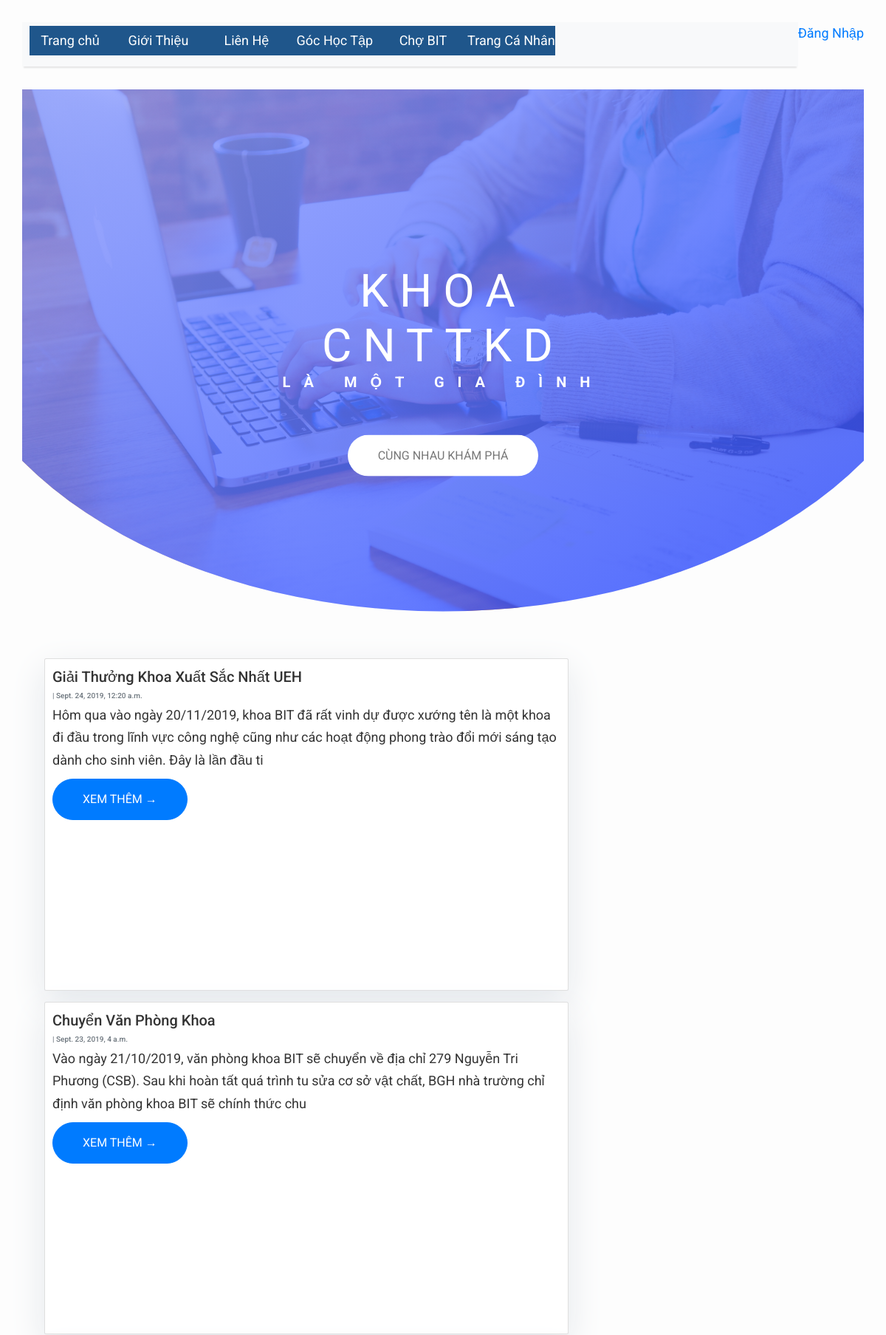
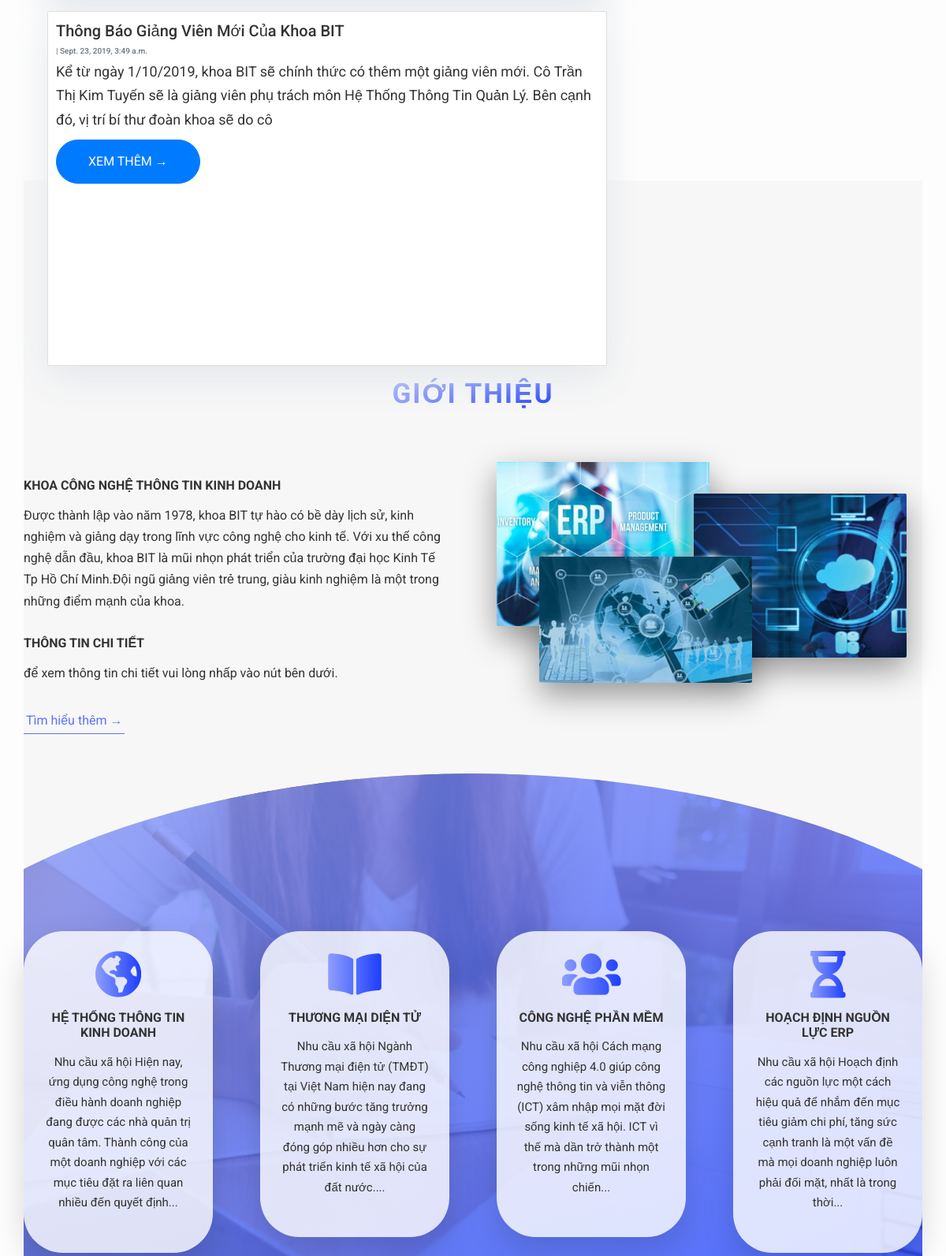
/home/ (upper part), run on the app's committed database (2 pictures, top to bottom).
### home/models.py (models this page shows, shortened)
class Post(models.Model):
    title = models.CharField(max_length=200, unique=True)
    slug = models.SlugField(max_length=200, unique=True)
    author = models.ForeignKey(User, on_delete= models.CASCADE,related_name='blog_posts')
    updated_on = models.DateTimeField(auto_now= True)
    content = models.TextField()
    created_on = models.DateTimeField(auto_now_add=True)
    status = models.IntegerField(choices=STATUS, default=0)
    class Meta:
        ordering = ['-created_on']

### home/views.py (the view)
# urls.py: path('home/', views.PostList.as_view(), name='home'),
class PostList(generic.ListView):
    queryset = Post.objects.filter(status=1).order_by('-created_on')
    template_name = 'index.html'

### home/templates/index.html (shortened to what this page needs)
{% extends "base.html" %}
{% block content %}
<br>
    {% load static %}
<header class="header">
        <div class="header__text-box">
            <h3 class="heading-primary">
                <span class="heading-primary--main">
                    Khoa CNTTKD
                </span>
                <span class="heading-primary--sub">
                    là một gia đình
                </span>
            </h3>
            <a href="#" class="btn btn--white btn--animated">Cùng nhau khám phá</a>
        </div>
    </header>
<div class="container">
    <div class="row">
        <div class="col-md-8 mt-3 left">
            {% for post in post_list %}
            <div class="card mb-4">
                <div class="card-body" style="padding-left: 10px;">
                    <h2 class="card-title">{{ post.title }}</h2>
                    <p class="card-text text-muted h6">{{ post.Author }} | {{ post.created_on}} </p>
                    <p class="card-text">{{post.content|slice:":200" }}</p>
                    <a href="{% url 'post_detail' post.slug  %}" class="btn btn-primary">Xem Thêm &rarr;</a>
                </div>
            </div>
            {% endfor %}
        </div>
    </div>
</div>
    <main>
        <section class="section-about">
            <div class="u-center-text u-margin-bottom-big">
                <h2 id="gioithieu" class="heading-secondary">
                </h2>
            </div>
            <div class="row">
                <div class="col-1-of-2">
                    <h3 class="heading-tertiary u-margin-bottom-small">
                        Khoa Công Nghệ Thông Tin Kinh Doanh
                    </h3>
                    <p class="paragraph">
                        Được thành lập vào năm 1978, khoa BIT tự hào có bề dày lịch sử, kinh nghiệm và giảng dạy trong lĩnh vực công nghệ cho kinh tế. Với xu thế công nghệ dẫn đầu, khoa BIT là mũi nhọn phát triển của trường đại học Kinh Tế Tp Hồ Chí Minh.Đội ngũ giảng viên trẻ trung, giàu kinh nghiệm là một trong những điểm mạnh của khoa.
                    </p>
                    <h3 class="heading-tertiary u-margin-bottom-small">
                        Thông tin chi tiết
                    </h3>
                    <p class="paragraph">
                       để xem thông tin chi tiết vui lòng nhấp vào nút bên dưới.
                    </p>
                    <a href="http://bit.ueh.edu.vn/" class="btn-text">Tìm hiểu thêm &rarr;</a>
                </div>
                <div class="col-1-of-2">
                    <div class="composition">
                        <img src="{% static 'img/erp.jpg' %}" alt="photo1"
                            class="composition__photo composition__photo--p1">
                        <img src="{% static 'img/cnpm.jpg' %}" alt="photo2"
                            class="composition__photo composition__photo--p2">
                        <img src="{% static 'img/mis.jpg' %}" alt="photo3"
                            class="composition__photo composition__photo--p3">
                    </div>
                </div>
            </div>
        </section>
        <section class="section-skills">
            <div class="row">
                <div class="col-1-of-4">
                    <div class="skill-box">
                        <i class=" skill-box__icon fas fa-globe-americas"></i>
                        <h3 class="heading-tertiary u-margin-bottom-small">Hệ thống thông tin kinh doanh</h3>
                        <div class="skill-box__text">
                            Nhu cầu xã hội Hiện nay, ứng dụng công nghệ trong điều hành doanh nghiệp đang được các nhà quản trị quân tâm. Thành công của một doanh nghiệp với các mục tiêu đặt ra liên quan nhiều đến quyết định...
                        </div>
                    </div>
                </div>
                <div class="col-1-of-4">
                    <div class="skill-box">
                        <i class=" skill-box__icon fas fa-book-open"></i>
                        <h3 class="heading-tertiary u-margin-bottom-small">Thương mại diện tử</h3>
                        <div class="skill-box__text">
                            Nhu cầu xã hội Ngành Thương mại điện tử (TMĐT) tại Việt Nam hiện nay đang có những bước tăng trưởng mạnh mẽ và ngày càng đóng góp nhiều hơn cho sự phát triển kinh tế xã hội của đất nước....
                        </div>
                    </div>
                </div>
                <div class="col-1-of-4">
                    <div class="skill-box">
                        <i class=" skill-box__icon fas fa-users"></i>
                        <h3 class="heading-tertiary u-margin-bottom-small">Công nghệ phần mềm</h3>
                        <div class="skill-box__text">
                            Nhu cầu xã hội Cách mạng công nghiệp 4.0 giúp công nghệ thông tin và viễn thông (ICT) xâm nhập mọi mặt đời sống kinh tế xã hội. ICT vì thế mà dần trở thành một trong những mũi nhọn chiến...
                        </div>
                    </div>
                </div>
                <div class="col-1-of-4">
                    <div class="skill-box">
                        <i class=" skill-box__icon fas fa-hourglass-half"></i>
                        <h3 class="heading-tertiary u-margin-bottom-small">Hoạch định nguồn lực ERP</h3>
                        <div class="skill-box__text">
                            Nhu cầu xã hội Hoạch định các nguồn lực một cách hiệu quả để nhắm đến mục tiêu giảm chi phí, tăng sức cạnh tranh là một vấn đề mà mọi doanh nghiệp luôn phải đối mặt, nhất là trong thời...
                        </div>
                    </div>
                </div>
            </div>
        </section>
        <section class="section-courses" id="section-courses">
        </section>
    </main>
</body>
{%endblock%}

### home/templates/base.html (shortened to what this page needs)
<!DOCTYPE html>
<html>
    <head>
       {% load static %}
        <link rel="stylesheet" href="https://maxcdn.bootstrapcdn.com/bootstrap/4.0.0/css/bootstrap.min.css"
 />
        <link rel="stylesheet" href="{% static 'css/style.css' %}" />
        <link rel="stylesheet" href="https://use.fontawesome.com/releases/v5.8.1/css/all.css"
>
    </head>
    <body>
        {% if user.is_authenticated %}
          <strong style="float: right;">Xin Chào {{ user.username }}!</strong> <br>
          <p style="float:right;"><a href="{% url 'logout' %}">Đăng Xuất</a></p>
        {% else %}
          <a style="float: right;" href="{% url 'login' %}">Đăng Nhập</a>
        {% endif %}
        <nav class="navbar navbar-expand-lg navbar-light bg-light shadow" id="mainNav">
            <div id="menu">
              <ul>
                <li><a href="{% url 'home' %}">Trang chủ</a></li>
                <li><a href="#gioithieu">Giới Thiệu</a></li>
                <li><a href="#lienhe">Liên Hệ</a></li>
                <li><a href="#lienhe">Góc Học Tập</a>
                </li>
                <li><a href="{% url 'prechobit' %}">Chợ BIT</a></li>
                <li><a href="{% url 'trangcanhan' %}">Trang Cá Nhân</a></li>
              </ul>
            </div>
        </nav>
        {% block content %}{% endblock content %}
    </body>
</html>

### home/static/css/style.css (style rules this page uses)
*, *::before, *::after { margin: 0; padding: 0; box-sizing: inherit; }
html { font-size: 62.5%; }
body { padding: 3rem; box-sizing: border-box; }
body { font-family: "Lato", sans-serif; font-weight: 400; font-size: 1.6rem; line-height: 1.7; color: #777777; }
.heading-primary { color: #fff; text-transform: uppercase; margin-bottom: 6rem; }
.heading-primary--main { display: block; font-size: 6.2rem; font-weight: 400; letter-spacing: 1.5rem; animation: moveInLeft 1s ease-out; }
.heading-primary--sub { display: block; font-size: 2rem; font-weight: 700; letter-spacing: 1.8rem; animation: moveInRight 1s ease-out; }
.heading-secondary { font-size: 3.5rem; text-transform: uppercase; font-weight: 700; display: inline-block; letter-spacing: .2rem; cursor: pointer; background-image: linear-gradient(to right, #8e9efc, #1c3eff); color: transparent; -webkit-background-clip: text; transition: all .2s; }
.heading-tertiary { font-size: 1.6rem; font-weight: 700; text-transform: uppercase; }
.paragraph { font-size: 1.6rem; }
.paragraph:not(:last-child) { margin-bottom: 3rem; }
.u-center-text { text-align: center !important; }
.u-margin-bottom-big { margin-bottom: 8rem !important; }
.u-margin-bottom-small { margin-bottom: 1.5rem !important; }
.btn:link, .btn:visited { text-transform: uppercase; text-decoration: none; padding: 1.5rem 4rem; display: inline-block; border-radius: 10rem; font-size: 1.6rem; position: relative; transition: all .2s; }
.btn::after { content: ""; display: inline-block; height: 100%; width: 100%; position: absolute; top: 0; left: 0; z-index: -1; border-radius: 10rem; transition: all .4s; }
.btn--white { color: #777777; background-color: #fff; }
.btn--white::after { background-color: #fff; }
.btn--animated { animation: moveInBottom .5s ease-out .75s; animation-fill-mode: backwards; }
.btn-text:link, .btn-text:visited { color: #5a73fc; display: inline-block; text-decoration: none; border-bottom: 1px solid #5a73fc; padding: .3rem; font-size: 1.6rem; transition: all .2s; }
.composition { position: relative; }
.composition__photo { width: 50%; box-shadow: 0 1.5rem 4rem rgba(0, 0, 0, 0.4); border-radius: .2rem; position: absolute; z-index: 10; outline-offset: 1rem; transition: all .2s; }
.composition__photo--p1 { left: 0; top: -2rem; }
.composition__photo--p2 { right: 2rem; top: 2rem; }
.composition__photo--p3 { left: 10%; top: 10rem; }
.skill-box { background-color: rgba(255, 255, 255, 0.8); font-size: 1.5rem; padding: 2.5rem 2.5rem 5rem 2.5rem; text-align: center; border-radius: 5rem; box-shadow: 0 1.5rem 4rem rgba(0, 0, 0, 0.15); transition: all .3s; }
.skill-box__icon { font-size: 6rem; margin-bottom: 1.5rem; display: inline-block; background-image: linear-gradient(to right, #8e9efc, #1c3eff); -webkit-background-clip: text; color: transparent; }
.card { perspective: 150rem; position: relative; height: 45rem; }
.header { background-image: linear-gradient(to right bottom, rgba(142, 158, 252, 0.8), rgba(28, 62, 255, 0.8)), url("../img/background1.jpg"); background-size: cover; background-position: top; position: relative; height: 95vh; -webkit-clip-path: ellipse(60% 60% at 50% 33%); clip-path: ellipse(60% 60% at 50% 33%); }
.header__text-box { position: absolute; top: 50%; left: 50%; transform: translate(-50%, -50%); text-align: center; }
.row { max-width: 114rem; margin: 0 auto; }
.row::after { content: ""; display: table; clear: both; }
.row [class^="col-"] { float: left; }
.row [class^="col-"]:not(:last-child) { margin-right: 6rem; }
.row .col-1-of-2 { width: calc((100% - 6rem)/ 2); }
.row .col-1-of-4 { width: calc((100% - 3*6rem) / 4); }
.section-about { background-color: #f7f7f7; padding: 25rem 0; margin-top: -25rem; }
.section-skills { padding: 20rem 0; background-image: linear-gradient(to right bottom, rgba(142, 158, 252, 0.8), rgba(28, 62, 255, 0.8)), url("../img/background2.jpg"); background-size: cover; position: relative; clip-path: ellipse(70% 50% at 50% 50%); margin-top: -20rem; }
.section-courses { background-color: #f7f7f7; padding: 25rem 0 10rem 0; margin-top: -20rem; }

### home/templates/index.html (style rules this page uses)
body { font-family: "Roboto", sans-serif; font-size: 18px; background-color: #fdfdfd; }
.card { box-shadow: 0 16px 48px #E3E7EB; }

### data on the page
Post: title "Giải Thưởng Khoa Xuất Sắc Nhất UEH", created_on "Sept. 24, 2019, 12:20 a.m.", content "Hôm qua vào ngày 20/11/2019, khoa BIT đã rất vinh dự được xướng tên là một khoa đi đầu trong lĩnh vực công nghệ cũng như các hoạt động phong trào đổi mới sáng tạo dành cho sinh viên. Đây là lần đầu ti"
Post: title "Chuyển Văn Phòng Khoa", created_on "Sept. 23, 2019, 4 a.m.", content "Vào ngày 21/10/2019, văn phòng khoa BIT sẽ chuyển về địa chỉ 279 Nguyễn Tri Phương (CSB). Sau khi hoàn tất quá trình tu sửa cơ sở vật chất, BGH nhà trường chỉ định văn phòng khoa BIT sẽ chính thức chu"
Post: title "Thông Báo Giảng Viên Mới Của Khoa BIT", created_on "Sept. 23, 2019, 3:49 a.m.", content "Kể từ ngày 1/10/2019, khoa BIT sẽ chính thức có thêm một giảng viên mới. Cô Trần Thị Kim Tuyến sẽ là giảng viên phụ trách môn Hệ Thống Thông Tin Quản Lý. Bên cạnh đó, vị trí bí thư đoàn khoa sẽ do cô"
